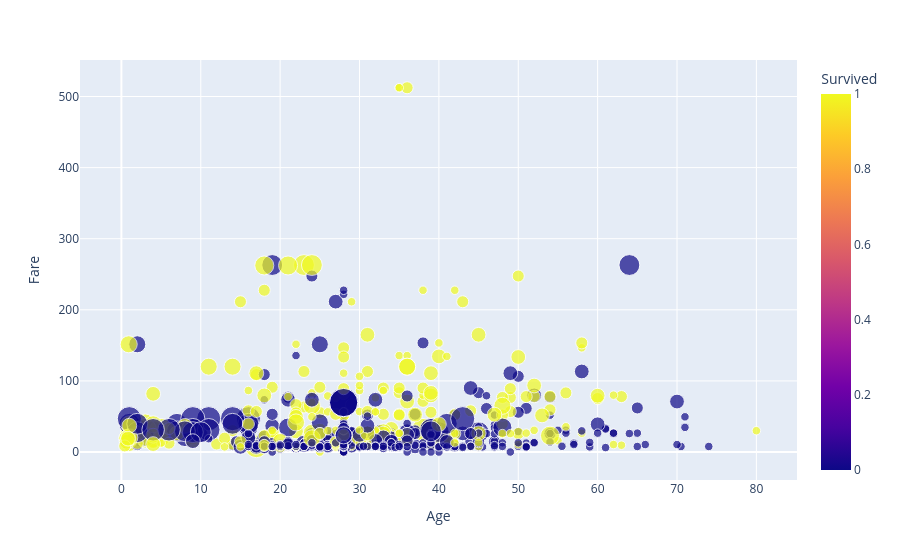

Source (notebook cell):
### Markdown cell above
-----

### Code cell
import plotly.express as px
fig = px.scatter(df, x="Age", y="Fare", color="Survived",
                 size="Family_size", hover_data=["Pclass","Sex"])
fig.show()

### Figure 1 — Plotly figure (JSON) as saved in the notebook; plotly's stock layout.template omitted (floating-point values rounded to 4 significant figures; data arrays with more than 128 entries replaced by an {"elided": "..."} marker saying what was removed)
{"data": [{"customdata": {"elided": "891x2 int values"}, "hovertemplate": "Age=%{x}<br>Fare=%{y}<br>Family_size=%{marker.size}<br>Pclass=%{customdata[0]}<br>Sex=%{customdata[1]}<br>Survived=%{marker.color}<extra></extra>", "legendgroup": "", "marker": {"color": {"elided": "891 int values"}, "coloraxis": "coloraxis", "size": {"elided": "891 int values"}, "sizemode": "area", "sizeref": 0.0275, "symbol": "circle"}, "mode": "markers", "name": "", "orientation": "v", "showlegend": false, "type": "scatter", "x": {"elided": "891 float values"}, "xaxis": "x", "y": {"elided": "891 float values"}, "yaxis": "y"}], "layout": {"coloraxis": {"colorbar": {"title": {"text": "Survived"}}, "colorscale": [[0, "#0d0887"], [0.1111, "#46039f"], [0.2222, "#7201a8"], [0.3333, "#9c179e"], [0.4444, "#bd3786"], [0.5556, "#d8576b"], [0.6667, "#ed7953"], [0.7778, "#fb9f3a"], [0.8889, "#fdca26"], [1, "#f0f921"]]}, "legend": {"itemsizing": "constant", "tracegroupgap": 0}, "margin": {"t": 60}, "xaxis": {"anchor": "y", "domain": [0, 1], "title": {"text": "Age"}}, "yaxis": {"anchor": "x", "domain": [0, 1], "title": {"text": "Fare"}}}}
